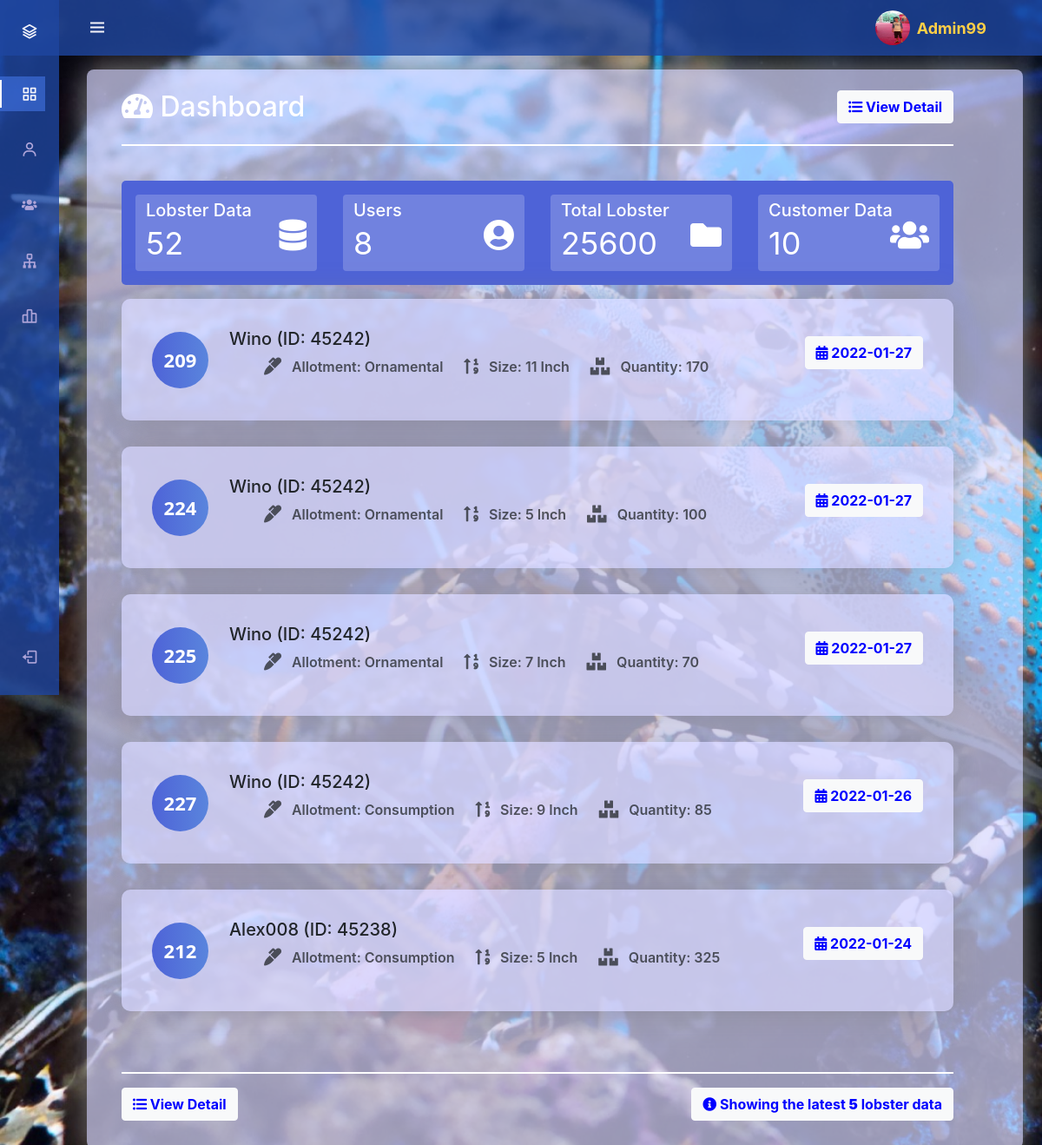
/admin_view.php (signed in), run on the app's committed database.
### tables this page shows
CREATE TABLE `information` (
  `info_id` int(11) NOT NULL,
  `pond_name` varchar(100) NOT NULL,
  `allotment` varchar(100) NOT NULL,
  `size` int(30) NOT NULL,
  `quantity` int(30) NOT NULL,
  `date` varchar(50) NOT NULL,
  `user_id` int(10) NOT NULL,
  `nameuser` varchar(50) NOT NULL
);

### admin_view.php (the view, shortened to what this page needs)
<?php
include 'config.php';
$user_id = $_SESSION['user_id'];
$img_prof = $_SESSION['img_prof'];
$sql = "SELECT * FROM information";
$res = mysqli_query($conn, $sql);
$total = mysqli_num_rows($res);
$qty= 0;
while($row=mysqli_fetch_assoc($res))
{
    $qty += $row['quantity'];
}
$sql2 = "SELECT * FROM users";
$res2 = mysqli_query($conn, $sql2);
$tusers = mysqli_num_rows($res2);
$sql3 = "SELECT * FROM customer";
$res3 = mysqli_query($conn, $sql3);
$tcust = mysqli_num_rows($res3);
?>
<html>
<head>
    <link rel="stylesheet" href="css/sidebar4.css">
    <link rel="stylesheet" href="css/cardlist.css">
    <link rel="stylesheet" href="css/hover.css">
    <link rel="stylesheet" href="https://maxcdn.bootstrapcdn.com/bootstrap/4.0.0/css/bootstrap.min.css">
    <link rel="stylesheet" href="https://stackpath.bootstrapcdn.com/bootstrap/4.0.0/js/bootstrap.bundle.min.js">
    <link href='https://unpkg.com/boxicons@2.1.1/css/boxicons.min.css' rel='stylesheet'>
    <link rel="stylesheet" href="https://cdnjs.cloudflare.com/ajax/libs/material-design-iconic-font/2.2.0/css/material-design-iconic-font.min.css" />
    <link rel="stylesheet" href="https://use.fontawesome.com/releases/v5.6.3/css/all.css">
</head>
<body id="body-pd">
<header class="header" id="header">
        <div class="header_toggle"> <i class='bx bx-menu' id="header-toggle"></i> </div>
        <div class="space">
            <div class="header_img mr-2"> <img src="img/<?php echo $img_prof ?>" alt=""> </div>
            <a style="color: #ffcf47;" title="Edit Profile" href="admin_editprofile.php?id=<?php echo $user_id;?>">
                <?php echo"<b class=hover style=font-size:18px;>". $_SESSION['username'] . "</b>";?>
            </a>
        </div>
</header>
<div class="l-navbar" id="nav-bar">
        <nav class="nav">
            <div> <a href="#" class="nav_logo"> <i class='bx bx-layer nav_logo-icon'></i> <span class="nav_logo-name">Menu</span> </a>
                <div class="nav_list">
                    <a href="admin_view.php" class="nav_link active">
                        <i class='bx bx-grid-alt nav_icon' title="Dashboard"></i>
                    </a>
                        <a href="admin_listuser.php" class="nav_link">
                        <i class='bx bx-user nav_icon' title="Users"></i>
                    </a>
                    <a href="admin_customer_lists.php" class="nav_link">
                        <i class='fas fa-users fa-sm nav_icon' style="margin-left: 1px;" title="Customer List"> </i>
                    </a>
                    <a href="admin_size_detail.php" class="nav_link">
                        <i class='bx bx-sitemap nav_icon' title="Size Category"></i>
                    </a>
                    <a href="sales_graph.php" class="nav_link">
                        <i class='bx bx-bar-chart-alt-2 nav_icon' title="Sales Graph"></i>
                    </a>
                </div>
            </div>
        <a href="logout.php" class="nav_link">
            <i class='bx bx-log-out nav_icon'></i>
        </a>
    </nav>
</div>
<div class="boxx">
<div class="container" style="margin-left: -20px;">
    <div class="row" style="margin-top: 5em;">
         <div class="col-lg-11 mx-auto mb-4 mt-4">
            <div class="section-title text-center d-flex justify-content-between">
                <h2 class="text-left text-white"><i class="fas fa-tachometer-alt"></i> Dashboard</h2>
                <div class="job-right flex-shrink-0">
                    <a href="admin_size_detail.php" class="btn d-block w-100 d-sm-inline-block btn-light">
                       <i class="fas fa-list-ul"></i> View Detail
                    </a>
                </div>
            </div>
            <hr style="border: 1px solid #fff;">
        </div>
    </div>
    <div class="row">
    <div class="col-lg-11 mx-auto">
        <div class="career-search mb-60">
            <form action="#" class="career-form mb-60" style="width: 100%;">
                <div class="row">
                    <div class="col-md-6 col-lg-3 my-3">
                        <div class="form-control">
                            <h5 class="spaces">Lobster Data </h5>
                            <p class="spaces" style="font-size: 36px;"><?php echo $total; ?><i class="fas fa-database right"></i></p>
                        </div>
                    </div>
                    <div class="col-md-6 col-lg-3 my-3">
                        <div class="form-control">
                            <h5 class="spaces">Users </h5>
                            <p class="spaces" style="font-size: 36px;"><?php echo $tusers; ?><i class="fas fa-user-circle right"></i></p>
                        </div>
                    </div>
                    <div class="col-md-6 col-lg-3 my-3">
                        <div class="form-control">
                            <h5 class="spaces">Total Lobster </h5>
                            <p class="spaces" style="font-size: 36px;"><?php echo $qty; ?><i class="fas fa-folder right"></i></p>
                        </div>
                    </div>
                    <div class="col-md-6 col-lg-3 my-3">
                        <div class="form-control">
                            <h5 class="spaces">Customer Data </h5>
                            <p class="spaces" style="font-size: 36px;"><?php echo $tcust; ?><i class="fas fa-users right"></i></p>
                        </div>
                    </div>
                </div>
            </form>
        <div class="filter-result">
         <?php
            $server = "localhost";
            $user = "root";
            $pass = "";
            $database = "database";
            $conn = mysqli_connect($server, $user, $pass, $database) or die(mysqli_error());
                $sql = "SELECT * FROM information ORDER BY date desc LIMIT 5";
                $res = mysqli_query($conn, $sql);
            if($res==true)
                {
                    $count_rows = mysqli_num_rows($res);
                    if($count_rows>0)
                    {
                        while($row=mysqli_fetch_assoc($res))
                        {
                            $info_id = $row['info_id'];
                            $nameuser = $row['nameuser'];
                            $allotment = $row['allotment'];
                            $size = $row['size'];
                            $quantity = $row['quantity'];
                            $date = $row['date'];
                            $users_id = $row['user_id'];
                            ?>
                            <div class="job-box d-md-flex align-items-center justify-content-between mb-30">
                                <div class="job-left my-4 d-md-flex align-items-center flex-wrap">
                                    <div class="img-holder mr-md-4 mb-md-0 mb-4 mx-auto mx-md-0 d-md-none d-lg-flex">
                                        <?php echo $info_id; ?>
                                    </div>
                                    <div class="job-content">
                                        <h5 class="text-center text-md-left"><?php echo $nameuser; ?> (ID: <?php echo $users_id; ?>)</h5>
                                        <ul class="d-md-flex flex-wrap text-capitalize ff-open-sans">
                                            <li class="mr-md-4">
                                                <i class="fas fa-marker mr-2"></i> Allotment: <?php echo $allotment; ?>
                                            </li>
                                            <li class="mr-md-4">
                                                <i class="fas fa-sort-numeric-up mr-2"></i> Size: <?php echo $size; ?> Inch
                                            </li>
                                            <li class="mr-md-4">
                                                <i class="fas fa-boxes mr-2"></i> Quantity: <?php echo $quantity; ?>
                                            </li>
                                        </ul>
                                    </div>
                                </div>
                                <div class="job-right my-4 flex-shrink-0">
                                    <p class="btn d-block w-100 d-sm-inline-block btn-light">
                                       <i class="fas fa-calendar-alt"></i> <?php echo $date; ?>
                                    </p>
                                </div>
                            </div>
                        <?php
                        }
                    }
                    else
                    {
                        ?>
                        <tr>
                            <td colspan="5">No Information added on this list.</td>
                        </tr>
                        <?php
                    }
                }
            ?>
            </div>
        </div>
    </div>
</div>
<?php
$sql4 = "SELECT * FROM information LIMIT 5";
$res4 = mysqli_query($conn, $sql4);
$Ctotal = mysqli_num_rows($res4);
?>
<div class="row">
         <div class="col-lg-11 mx-auto mb-4 mt-4">
            <hr style="border: 1px solid #fff;">
            <div class="section-title text-center d-flex justify-content-between">
                <div class="job-right flex-shrink-0">
                    <a href="admin_size_detail.php" class="btn d-block w-100 d-sm-inline-block btn-light">
                       <i class="fas fa-list-ul"></i> View Detail
                    </a>
                </div>
                <div class="job-right flex-shrink-0">
                    <h5 class=" btn d-block w-100 d-sm-inline-block btn-light">
                        <i class="fas fa-info-circle"></i> Showing the latest <b><?php echo $Ctotal; ?></b> lobster data
                    </h5>
                </div>
            </div>
        </div>
    </div>
</div>
</div>
</body>
</html>

### css/sidebar4.css (style rules this page uses)
:root { --header-height: 3rem; --nav-width: 68px; --first-color: #0a58ca; --first-color-light: #AFA5D9; --white-color: #F7F6FB; --body-font: 'Nunito', sans-serif; --normal-font-size: 1rem; --z-fixed: 100 }
a { text-decoration: none }
.header { width: 100%; height: var(--header-height); position: fixed; top: 0; left: 0; display: flex; align-items: center; justify-content: space-between; padding: 0 1rem; background-color: rgba(30, 70, 161, 0.8); z-index: var(--z-fixed); transition: .5s; color: white; }
.space { display: flex; align-items: center; padding: 0 2rem; }
.header_toggle { color: var(--white-color); font-size: 1.5rem; cursor: pointer }
.header_img { width: 35px; height: 35px; display: flex; justify-content: center; border-radius: 50%; overflow: hidden }
.header_img img { width: 40px }
.l-navbar { position: fixed; top: 0; left: -30%; width: var(--nav-width); height: 100vh; background-color: rgba(30, 70, 161, 0.8); padding: .5rem 1rem 0 0; transition: .5s; z-index: var(--z-fixed) }
.nav { height: 100%; display: flex; flex-direction: column; justify-content: space-between; overflow: hidden }
.nav_logo, .nav_link { display: grid; grid-template-columns: max-content max-content; align-items: center; column-gap: 1rem; padding: .5rem 0 .5rem 1.5rem }
.nav_logo { margin-bottom: 2rem }
.nav_logo-icon { font-size: 1.25rem; color: var(--white-color) }
.nav_link { position: relative; color: var(--first-color-light); margin-bottom: 1.5rem; transition: .3s }
.nav_icon { font-size: 1.25rem }
.active { color: var(--white-color); background-color: rgba(62, 109, 217, 0.7); border-top-right-radius: 12px; border-bottom-right-radius: 12px; transition: .3s; }
.active::before { content: ''; position: absolute; left: 0; width: 2px; height: 32px; background-color: var(--white-color) }
@media screen and (min-width: 768px) { body { margin: calc(var(--header-height) + 1rem) 0 0 0; padding-left: calc(var(--nav-width) + 2rem) } }
@media screen and (min-width: 768px) { .header { height: calc(var(--header-height) + 1rem); padding: 0 2rem 0 calc(var(--nav-width) + 2rem) } }
@media screen and (min-width: 768px) { .header_img { width: 40px; height: 40px } }
@media screen and (min-width: 768px) { .header_img img { width: 45px } }
@media screen and (min-width: 768px) { .l-navbar { left: 0; padding: 1rem 1rem 0 0 } }

### css/cardlist.css (style rules this page uses)
.career-form { background-color: #4e63d7; border-radius: 5px; padding: 0 16px; }
.career-form .form-control { background-color: rgba(255, 255, 255, 0.2); border: 0; color: #fff; }
.filter-result .job-box { -webkit-box-shadow: 0 0 35px 0 rgba(130, 130, 130, 0.5); box-shadow: 0 0 35px 0 rgba(130, 130, 130, 0.5); background-color: rgba(217, 217, 255, 0.7); border-radius: 10px; padding: 10px 35px; }
ul { list-style: none; }
.job-box .img-holder { height: 65px; width: 65px; background-color: #4e63d7; background-image: -webkit-gradient(linear, left top, right top, from(rgba(78, 99, 215, 0.9)), to(#5a85dd)); background-image: linear-gradient(to right, rgba(78, 99, 215, 0.9) 0%, #5a85dd 100%); font-family: "Open Sans", sans-serif; color: #fff; font-size: 22px; font-weight: 700; display: -webkit-box; display: -ms-flexbox; display: flex; -webkit-box-pack: center; -ms-flex-pack: center; justify-content: center; -webkit-box-align: center; -ms-flex-align: center; align-items: center; border-radius: 65px; }
.job-content ul li { font-weight: 600; opacity: 0.75; border-bottom: 1px solid #ccc; padding: 10px 5px; }
@media (min-width: 768px) { .job-content ul li { border-bottom: 0; padding: 0; } }
.job-content ul li i { font-size: 20px; position: relative; top: 1px; }
.mb-30 { margin-bottom: 30px; }

### admin_view.php (style rules this page uses)
body { background-image: url("back/blue_lobster1.jpg"); background-attachment: fixed; background-repeat:no-repeat; background-size:cover; }
a:hover, a, th { text-decoration: none; }
.boxx { background-color: rgba(217, 217, 255, 0.7); width: 98%; border-radius: 8px; box-shadow: 0 0 35px 0 rgba(130, 130, 130, 1); margin-bottom: 3em; }
.container { max-width: 100%; }
.job-box { width: 100%; }
.spaces { margin-bottom: -1px; }
.right { float: right; }
.btn { color: blue; font-weight: bold; }

### data on the page
information: info_id "209", nameuser "Wino", user "45242", allotment "Ornamental", size "11", quantity "170", date "2022-01-27"
information: info_id "224", nameuser "Wino", user "45242", allotment "Ornamental", size "5", quantity "100", date "2022-01-27"
information: info_id "225", nameuser "Wino", user "45242", allotment "Ornamental", size "7", quantity "70", date "2022-01-27"
information: info_id "227", nameuser "Wino", user "45242", allotment "Consumption", size "9", quantity "85", date "2022-01-26"
information: info_id "212", nameuser "Alex008", user "45238", allotment "Consumption", size "5", quantity "325", date "2022-01-24"

### other printed values
$_SESSION['username'] "Admin99"
$total "52"
$tusers "8"
$qty "25600"
$tcust "10"
$Ctotal "5"
